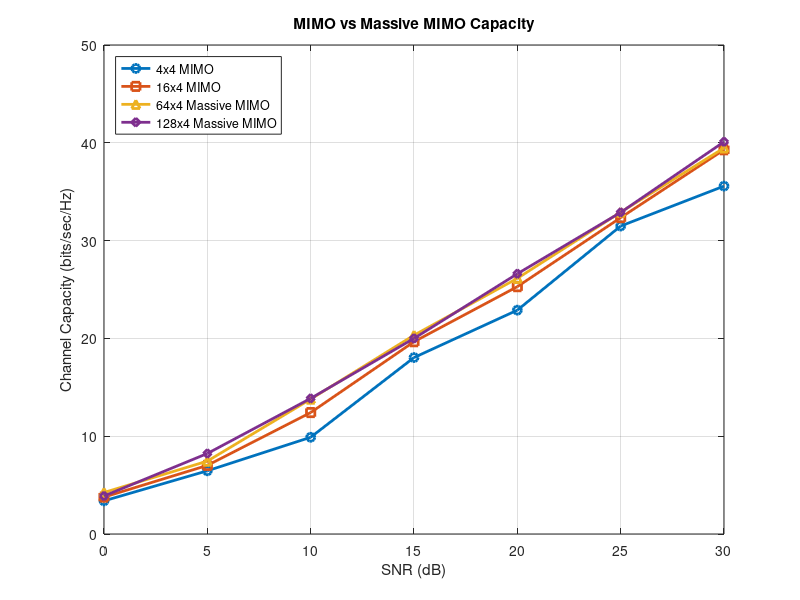

MATLAB code for this plot:
% Massive MIMO Simulation: Capacity vs Number of Antennas
clc; clear; close all;

% Parameters
SNR_dB = 0:5:30;           % SNR in dB range
SNR = 10.^(SNR_dB/10);     % Convert dB to linear scale
Nt = [4 16 64 128];        % Number of transmit antennas (MIMO -> Massive MIMO)
Nr = 4;                    % Number of receive antennas (fixed)

% Capacity calculation
capacity = zeros(length(Nt), length(SNR));

for i = 1:length(Nt)
    for j = 1:length(SNR)
        % Random channel matrix (Nr x Nt)
        H = (randn(Nr,Nt(i)) + 1j*randn(Nr,Nt(i)))/sqrt(2);
        
        % Channel capacity formula: C = log2(det(I + (SNR/Nt)*H*H'))
        capacity(i,j) = real(log2(det(eye(Nr) + (SNR(j)/Nt(i))*(H*H'))));
    end
end

% Plot results
figure;
plot(SNR_dB, capacity(1,:), '-o','LineWidth',2); hold on;
plot(SNR_dB, capacity(2,:), '-s','LineWidth',2);
plot(SNR_dB, capacity(3,:), '-^','LineWidth',2);
plot(SNR_dB, capacity(4,:), '-d','LineWidth',2);

xlabel('SNR (dB)');
ylabel('Channel Capacity (bits/sec/Hz)');
title('MIMO vs Massive MIMO Capacity');
legend('4x4 MIMO','16x4 MIMO','64x4 Massive MIMO','128x4 Massive MIMO','Location','NorthWest');
grid on;
